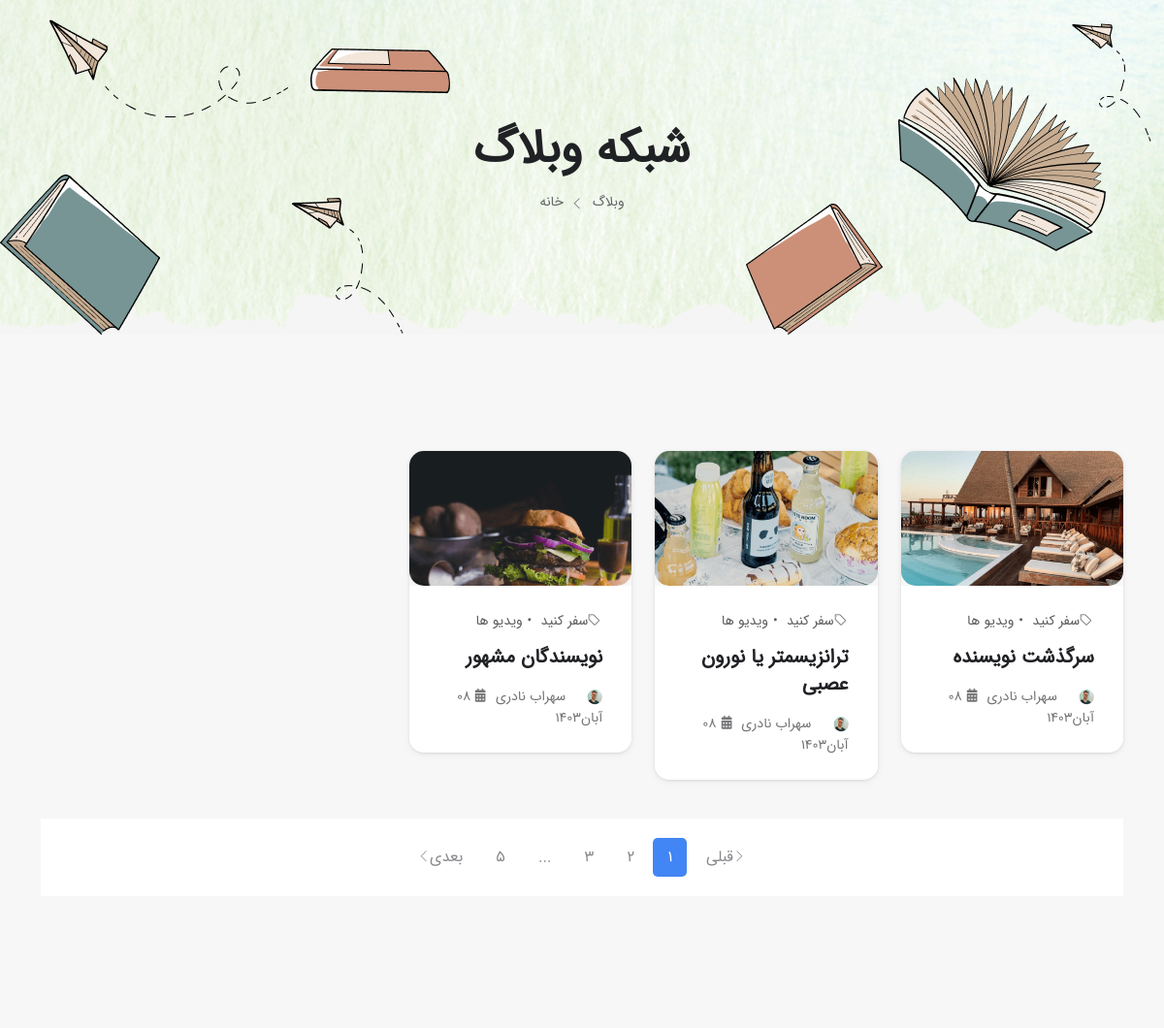
The page /articels/ on the database its author committed.
### articels_app/models.py (models this page shows, shortened)
class ArticleModel(models.Model):
    title = models.CharField(max_length=50, verbose_name='عنوان')
    img1 = models.ImageField(upload_to='articles/%Y', verbose_name= 'تصویر اول')
    img2 = models.ImageField(upload_to='articles/%Y', verbose_name="تصویر دوم ")
    para1 = models.TextField(verbose_name='پاراگراف اول')
    para2 = models.TextField(verbose_name='پاراگراف دوم')
    create_at = models.DateTimeField(auto_now_add=True, verbose_name='تاریخ')
    slug = models.SlugField(verbose_name='عنوان در مرورگر', allow_unicode=True)
    author = models.ForeignKey(to=UserModel, on_delete=models.CASCADE, null=True,verbose_name='نویسنده', editable=False)
    is_active = models.BooleanField(default=True, verbose_name='فعال/غیرفعال')
    class Meta:
        verbose_name = 'مقاله'
        verbose_name_plural = 'مقالات'

### articels_app/views.py (the view)
# urls.py: path('', ArticelsPage.as_view(), name = 'article_page'),
class ArticelsPage(View):
    def get(self,request):
        articels = ArticleModel.objects.filter(is_active=True)
        return render(request, 'article_page.html',{
            'articels' : articels
        })

### articels_app/templates/article_page.html (shortened to what this page needs)
{% extends '_layout.html' %}
{% block content%}
     <section class="bj_breadcrumb_area text-center banner_animation_03" data-bg-color="#f5f5f5">
      <div class="bg_one" data-bg-image="/static/img/breadcrumb/breadcrumb_banner_bg.png"></div>
      <div class="bd_shape one wow fadeInDown layer" data-wow-delay="0.3s" data-depth="0.5"><img data-parallax='{"y": -50}' src="/static/img/breadcrumb/book_left1.png" alt="">
      </div>
      <div class="bd_shape two wow fadeInUp layer" data-depth="0.6" data-wow-delay="0.4s"><img data-parallax='{"y": 30}' src="/static/img/breadcrumb/book-left2.png" alt="">
      </div>
      <div class="bd_shape three wow fadeInDown layer" data-wow-delay="0.3s" data-depth="0.5"><img data-parallax='{"y": -50}' src="/static/img/breadcrumb/plane-1.png" alt="">
      </div>
      <div class="bd_shape four wow fadeInUp layer" data-depth="0.6" data-wow-delay="0.4s"><img data-parallax='{"y": 30}' src="/static/img/breadcrumb/plan-3.png" alt="">
      </div>
      <div class="bd_shape five wow fadeInUp layer" data-depth="0.6" data-wow-delay="0.4s"><img data-parallax='{"y": 80}' src="/static/img/breadcrumb/plan-2.png" alt="">
      </div>
      <div class="bd_shape six wow fadeInDown layer" data-wow-delay="0.3s" data-depth="0.5"><img data-parallax='{"y": -60}' src="/static/img/breadcrumb/book-right.png" alt="">
      </div>
      <div class="bd_shape seven wow fadeInUp layer" data-depth="0.6" data-wow-delay="0.4s"><img data-parallax='{"x": 50}' src="/static/img/breadcrumb/book-right2.png" alt="">
      </div>
      <div class="container">
        <h2 class="title wow fadeInUp" data-wow-delay="0.2s">شبکه وبلاگ</h2>
        <ol class="breadcrumb justify-content-center wow fadeInUp" data-wow-delay="0.3s">
          <li><a href="index.html">خانه</a></li>
          <li class="active">وبلاگ</li>
        </ol>
      </div>
    </section>
    <section class="blog-area bg-gray sec_padding">
      <div class="container rtl">
        <div class="row">
          <div class="col-xl-8">
            <div class="row gy-4">
              {% for article in articels %}
                <div class=" col-md-4">
                <div class="blog-widget wow fadeInUp bs-sm">
                  <img src="{{ article.img1.url }}" alt="Restaurants" />
                  <div class="blog-content">
                    <p class="blog-text dot-sep">
                      <i class="icon_tag_alt"></i>سفر کنید
                      <span class="sep">ویدیو ها</span>
                    </p>
                    <a href="{% url 'article_details' article.slug %}">
                      <h5>
                   {{ article.title }}
                      </h5>
                    </a>
                    <div class="blog-sub-text">
                      <img src="/static/img/blog/face-04.png" alt="Face" />
                      <a href="author-single.html">سهراب نادری</a>
                      <i class="fa-solid fa-calendar-days"></i>
                      <span>08 آبان1403</span>
                    </div>
                  </div>
                </div>
              </div>
              {% endfor %}
              </div>
            </div>
            <nav aria-label="...">
              <ul class="pagination pagi-content">
                <li class="page-item">
                  <a class="page-link" href="#"><i class="ti-angle-left"></i>قبلی</a>
                </li>
                <li class="page-item active" aria-current="page">
                  <span class="page-link">1</span>
                </li>
                <li class="page-item">
                  <a class="page-link" href="#">2</a>
                </li>
                <li class="page-item">
                  <a class="page-link" href="#">3</a>
                </li>
                <li class="page-item">
                  <a class="page-link" href="#">...</a>
                </li>
                <li class="page-item">
                  <a class="page-link" href="#">5</a>
                </li>
                <li class="page-item">
                  <a class="page-link" href="#">بعدی<i class="ti-angle-right"></i></a>
                </li>
              </ul>
            </nav>
          </div>
        </div>
      </div>
{% endblock %}

### rows shown on the page
ArticleModel: img1 (picture), title "سرگذشت نویسنده"
ArticleModel: img1 (picture), title "ترانزیسمتر یا نورون عصبی"
ArticleModel: img1 (picture), title "نویسندگان مشهور"
